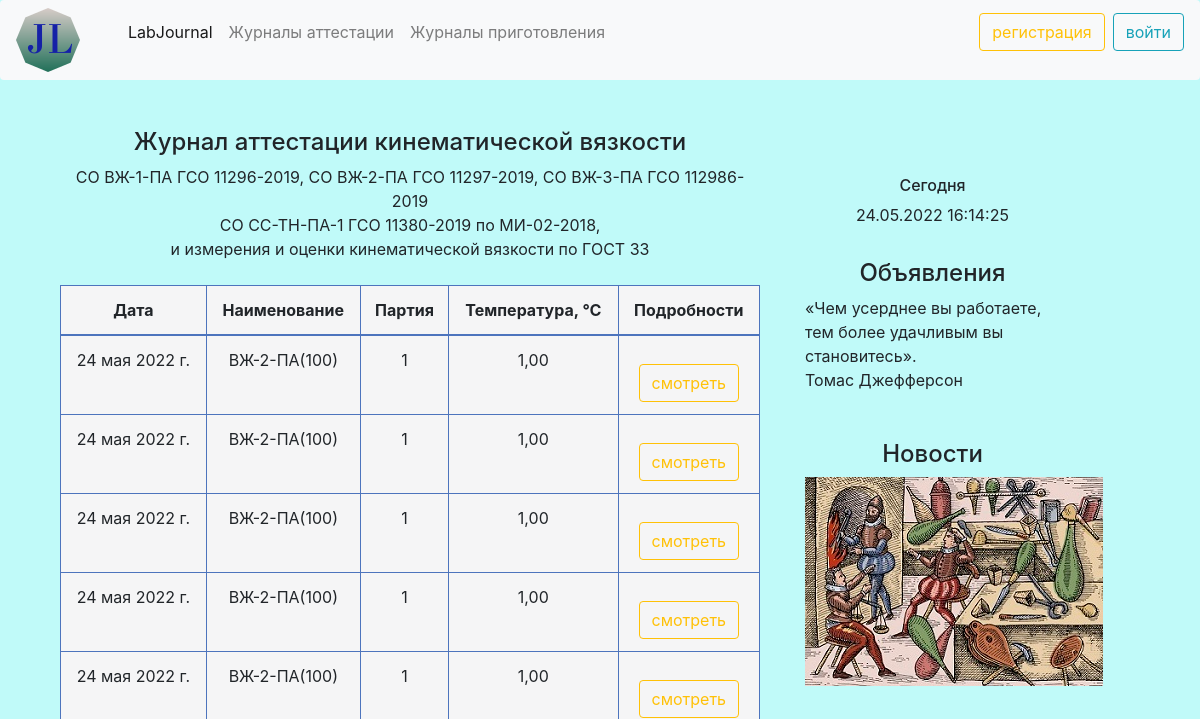
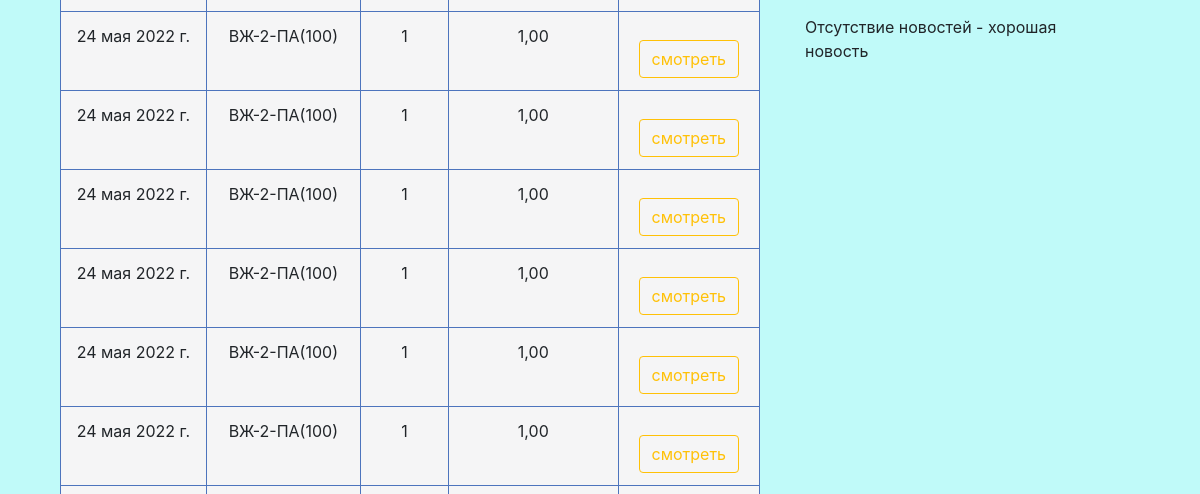
Page /attestationJ/kinematicviscosity/attestation/ (upper part) on the earlier database version (2 pictures, top to bottom).
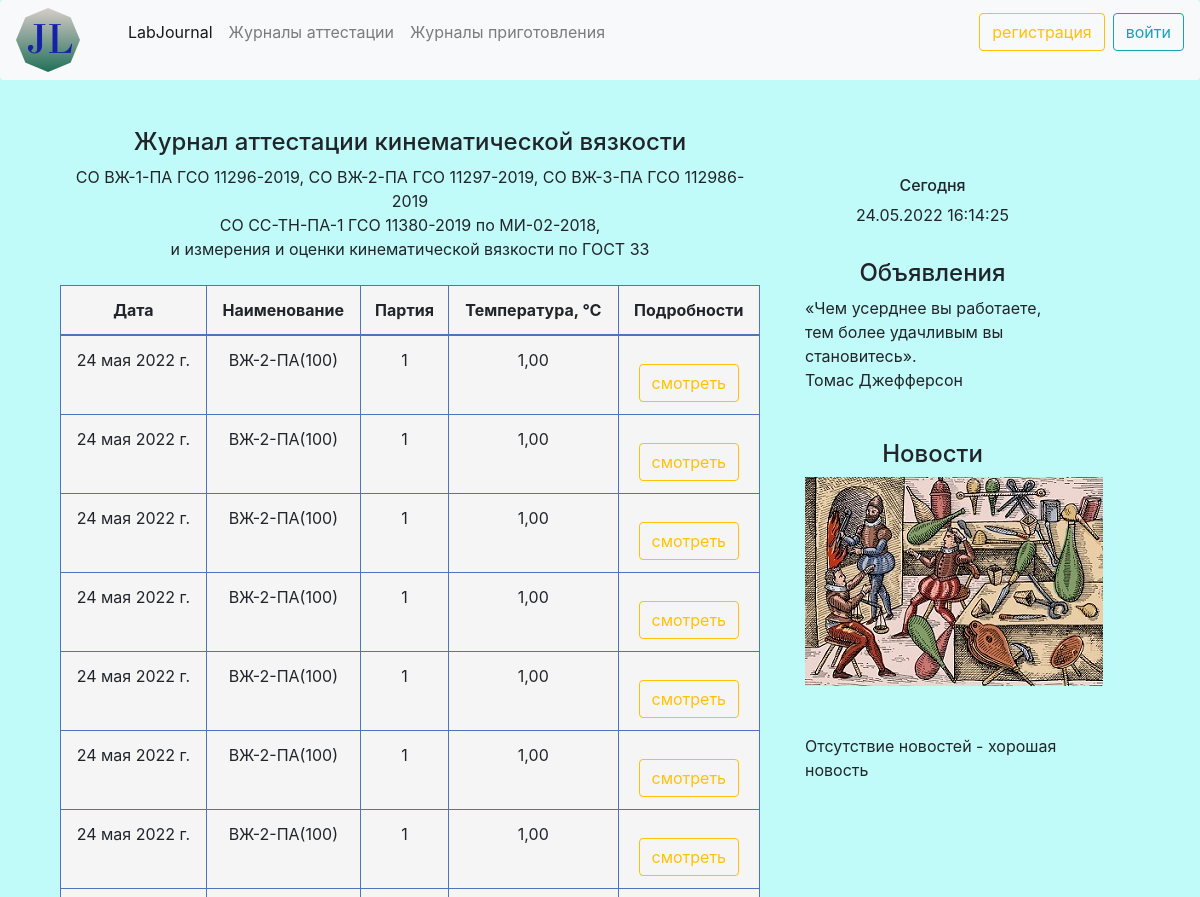
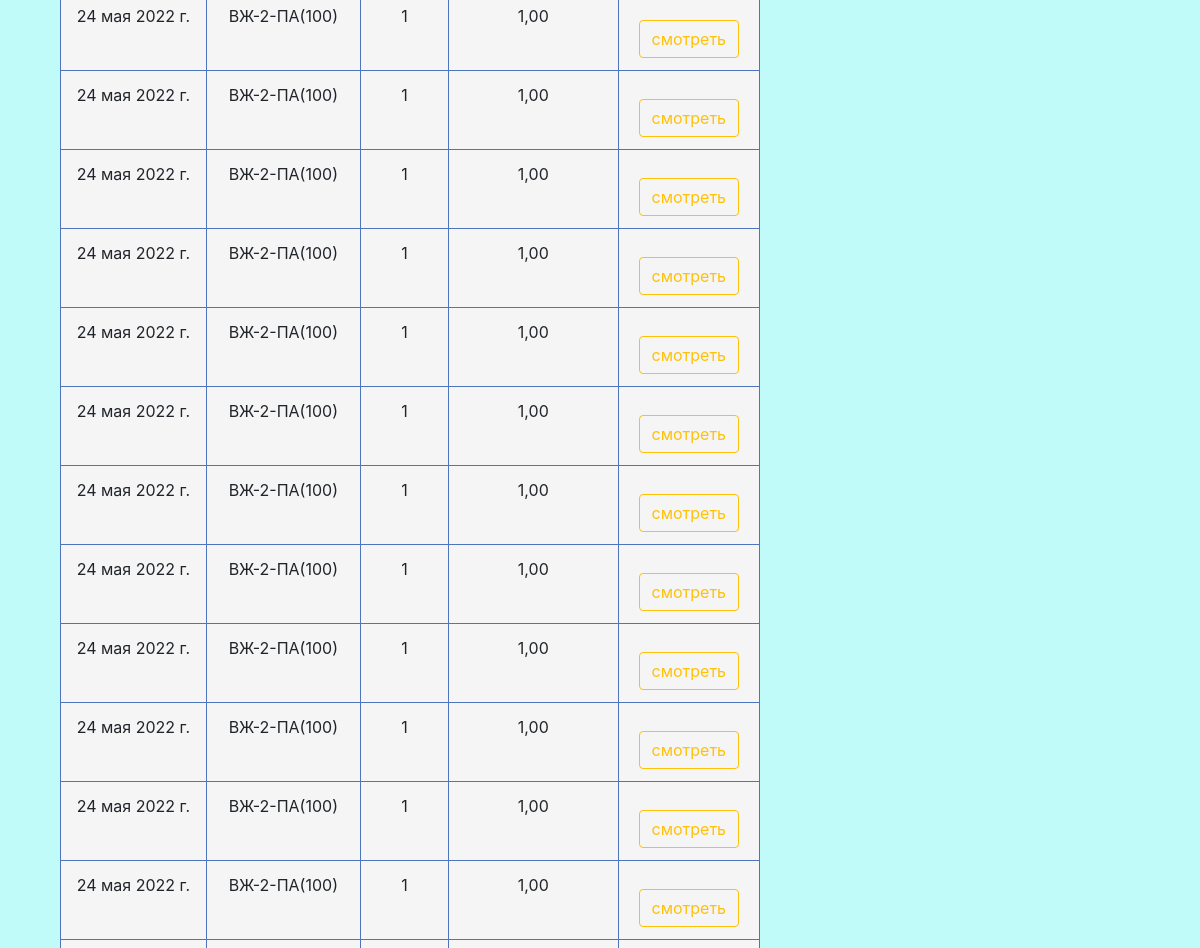
Same page on the later database version (2 pictures, top to bottom).
### kinematicviscosity/models.py (models this page shows, shortened)
class ViscosityMJL(models.Model):
    date = models.DateField('Дата', auto_now_add=True, db_index=True)
    name = models.CharField('Наименование', max_length=100, default='0')
    lot = models.CharField('Партия', max_length=100)
    ndocumentoptional = (('ГОСТ 33', 'ГОСТ 33'),
                         ('МИ-01', 'МИ-01'),
                         ('оценка', 'оценка вязкости'))
    ndocument = models.CharField('Метод испытаний', max_length=100, choices=ndocumentoptional, default='МИ-01')
    temperature = models.DecimalField('Температура, ℃', max_digits=5, decimal_places=2, default='0')
    termostatition = models.BooleanField(verbose_name='Термостатировано не менее 20 минут', blank=True)
    temperatureCheck = models.BooleanField(verbose_name='Температура контролируется внешним поверенным термометром', blank=True)
    termometer = models.CharField('Внутренний номер термометра', max_length=10, default='0')
    ViscosimeterNumber1 = models.CharField('Заводской номер вискозиметра № 1', max_length=10, default='0')
    Konstant1 = models.DecimalField('Константа вискозиметра № 1', max_digits=7, decimal_places=6, default='0')
    ViscosimeterNumber2 = models.CharField('Заводской номер вискозиметра № 2', max_length=10, default='0')
    Konstant2 = models.DecimalField('Константа вискозиметра № 2', max_digits=7, decimal_places=6, default='0')
    plustimeminK1T1 = models.DecimalField('Время истечения K1T1, + мин', max_digits=3, decimal_places=0, null=True)
    plustimesekK1T1 = models.DecimalField('Время истечения K1T1, + cек', max_digits=5, decimal_places=2, null=True)
    plustimeminK1T2 = models.DecimalField('Время истечения K1T2, + мин', max_digits=3, decimal_places=0, null=True)
    plustimesekK1T2 = models.DecimalField('Время истечения K1T2, + cек', max_digits=5, decimal_places=2, null=True)
    plustimeminK2T1 = models.DecimalField('Время истечения K2T1, + мин', max_digits=3, decimal_places=0, null=True)
    plustimesekK2T1 = models.DecimalField('Время истечения K2T1, + cек', max_digits=5, decimal_places=2, null=True)
    plustimeminK2T2 = models.DecimalField('Время истечения K2T2, + мин', max_digits=3, decimal_places=0, null=True)
    plustimesekK2T2 = models.DecimalField('Время истечения K2T2, + cек', max_digits=5, decimal_places=2, null=True)
    performer = models.ForeignKey(User, on_delete=models.CASCADE)
    timeK1T1_sec = models.DecimalField('Время истечения K1T1, в секундах', max_digits=7, decimal_places=2, default=0.00, null=True)
    timeK1T2_sec = models.DecimalField('Время истечения K1T2, в секундах', max_digits=7, decimal_places=2, default=0.00, null=True)
    timeK2T1_sec = models.DecimalField('Время истечения K2T1, в секундах', max_digits=7, decimal_places=2, default=0.00, null=True)
    timeK2T2_sec = models.DecimalField('Время истечения K2T2, в секундах', max_digits=7, decimal_places=2, default=0.0, null=True)
    timeK1_avg = models.DecimalField('Время истечения среднее 1, в секундах', max_digits=7, decimal_places=2, default=0.00, null=True)
    timeK2_avg = models.DecimalField('Время истечения среднее 2, в секундах', max_digits=7, decimal_places=2, default=0.00, null=True)
    viscosity1 = models.DecimalField('Вязкость кинематическая 1', max_digits=20, decimal_places=7, default=0.0000000, null=True)
    viscosity2 = models.DecimalField('Вязкость кинематическая 2', max_digits=20, decimal_places=7, default=0.0000000, null=True)
    viscosityAVG = models.DecimalField('Вязкость кинематическая среднее', max_digits=20, decimal_places=7, default=0.0000000, null=True)
    resultMeas = models.CharField('Результат измерений уд/неуд', max_length=100,  default='неудовлетворительно', null=True)
    cause = models.CharField('Причина', max_length=100, default='', null=True)
    delta = models.CharField('Не превышает Δ', max_length=100, null=True)
    termostatition_words = models.CharField('Термостатировано не менее 20 минут - словами', max_length=1, null=True)
    constit = models.CharField(max_length=300, choices=CHOICES, default='Проба содержит октол/нефть', null=True)
    kriteriy = models.DecimalField('Критерий приемлемости измерений', max_digits=2, decimal_places=1, null=True)
    accMeasurement = models.DecimalField('Оценка приемлемости измерений', max_digits=5, decimal_places=1, null=True)
    relerror = models.DecimalField('Относительная  погрешность', max_digits=3, decimal_places=1, null=True, default=0.3)
    abserror = models.FloatField('Абсолютная  погрешность', null=True)
    abserror_text = models.CharField(max_length=300, default='', null=True)
    certifiedValue = models.DecimalField('Аттестованное значение', max_digits=20, decimal_places=10, null=True)
    certifiedValue_text = models.CharField(max_length=300, default='', null=True)
    oldCertifiedValue = models.CharField('Предыдущее аттестованное значение', max_length=300, null=True,  default='')
    deltaOldCertifiedValue = models.DecimalField('Оценка разницы с предыдущим значением',
                                                 max_digits=10, decimal_places=4, null=True)
    deltaOldCertifiedValue_text = models.CharField(max_length=300, default='', null=True)
    resultWarning = models.CharField(max_length=300, default='', null=True)
    class Meta:
        verbose_name = 'Измерение кинематической вязкости'
        verbose_name_plural = 'Измерения кинематической вязкости'

### kinematicviscosity/views.py (the view)
# urls.py: path('kinematicviscosity/attestation/', views.AllKinematicviscosityView.as_view(), name='All'),
class AllKinematicviscosityView(View):
    def get(self, request):
        viscosityobjects = ViscosityMJL.objects.order_by('-date')
        return render(request, 'kinematicviscosity/journal.html', {'viscosityobjects': viscosityobjects})

### kinematicviscosity/templates/kinematicviscosity/journal.html (shortened to what this page needs)
{% extends 'main/base.html' %}
{% block content %}
    <div style="text-align: center;"><h4>Журнал аттестации кинематической вязкости</h4></div>
    <div style="text-align: center;">СО ВЖ-1-ПА ГСО 11296-2019,
        СО ВЖ-2-ПА ГСО 11297-2019, СО ВЖ-3-ПА ГСО 112986-2019</div>
    <div style="text-align: center;">СО СС-ТН-ПА-1 ГСО 11380-2019 по МИ-02-2018,</div>
    <div style="text-align: center;">и измерения и оценки кинематической вязкости по ГОСТ 33</div>
<br>
<table class="table table-bordered">
<thead>
    <tr>
      <th> <div style="text-align: center;"> Дата </div></th>
      <th> <div style="text-align: center;"> Наименование </div></th>
      <th> <div style="text-align: center;"> Партия </div></th>
      <th> <div style="text-align: center;"> Температура, ℃  </div></th>
      <th> <div style="text-align: center;"> Подробности  </div></th>
    </tr>
  </thead>
  <tbody>
{% for obj in viscosityobjects %}
    <tr>
      <td align="center">{{ obj.date }}</td>
      <td align="center"> {{ obj.name }}</td>
      <td align="center"> {{ obj.lot }}</td>
      <td align="center">{{ obj.temperature }}</td>
      <td align="center"><a href="{% url 'Str' obj.id %}"  class="btn btn-outline-warning mt-3">смотреть</a></td>
    </tr>
{% endfor %}
  </tbody>
</table>
{% endblock %}

### main/templates/main/base.html (shortened to what this page needs)
{% extends 'main/superbase.html' %}
{% load static %}
 {% block aside %}
       <aside class="col-md-3">
       <div class="mt-5">
           <div style="text-align: center;"><h6 class="mt-2">Сегодня</h6></div>
<div style="text-align: center;">
           <div id="current_date_time_block"></div>
</div>
           <br>
            <div style="text-align: center;"><h4>Объявления</h4></div>
           <p>«Чем усерднее вы работаете,      тем более удачливым вы становитесь».
               <br> Томас Джефферсон
</p>
           <br>
           <div style="text-align: center;"><h4 class="mt-2">Новости</h4></div>
           <div style="text-align: center;">
               <img  src="{% static 'main/img/5.jpg' %}" class="img_thumbnail" alt="текст">
               </div>
           <br><br>
           <p>Отсутствие новостей - хорошая новость</p>
   </div>
       </aside>
{% endblock %}

### main/templates/main/superbase.html (shortened to what this page needs)
{% load static %}
<!doctype html>
<html lang="ru">
<head>
    <link rel="stylesheet"    href="https://stackpath.bootstrapcdn.com/bootstrap/4.5.0/css/bootstrap.min.css">
    <link rel="stylesheet" type="text/css" href=" {% static 'main/css/main.css' %}">
</head>
<body>
<nav class="navbar navbar-expand-lg navbar-light bg-light rounded" aria-label="Eleventh navbar example">
    <a href="/"><img src="{% static 'main/img/3.png' %}"  alt="Лого"></a>
    <ul class="collapse navbar-collapse" id="navbarsExample09">
        <ul class="navbar-nav mr-auto">
            <li class="nav-item">
                <a class="nav-link active" aria-current="page" href="/">LabJournal</a>
            </li>
            <li class="nav-item">
                <a class="nav-link" href="{% url 'att' %}">Журналы аттестации</a>
            </li>
            <li class="nav-item">
                <a class="nav-link" href="{% url 'prod' %}">Журналы приготовления</a>
            </li>
        </ul>
        {% if not user.is_authenticated %}
        <a href="{% url 'reg' %}" >
            <button class="btn btn-outline-warning">регистрация</button>
        </a>
        <a href="{% url 'user' %}" class="ml-2">
            <button class="btn btn-outline-info">войти</button>
        </a>
        {% endif %}
    </ul>
</nav>
<div class="container mt-5">
    <div class="row">
        <div class="col-md-8">
        <div class="container">
         {% block content %}
           {% endblock %}
        </div>
       </div>
 {% block aside %}
{% endblock %}
    </div>

### main/static/main/css/main.css (style rules this page uses)
body { background: rgba(123, 245, 244, 0.47); }
.table-bordered td, .table-bordered th { border-color: #4d74bd !important; background-color: rgb(245, 245, 246) !important; }

Differences in the rows shown:
added ViscosityMJL: date "24 мая 2022 г.", name "ВЖ-2-ПА(100)", lot "1", temperature "1,00"
added ViscosityMJL: date "24 мая 2022 г.", name "ВЖ-2-ПА(100)", lot "1", temperature "1,00"
added ViscosityMJL: date "24 мая 2022 г.", name "ВЖ-2-ПА(100)", lot "1", temperature "1,00"
added ViscosityMJL: date "24 мая 2022 г.", name "ВЖ-2-ПА(100)", lot "1", temperature "1,00"
added ViscosityMJL: date "24 мая 2022 г.", name "ВЖ-2-ПА(100)", lot "1", temperature "1,00"
added ViscosityMJL: date "24 мая 2022 г.", name "ВЖ-2-ПА(100)", lot "1", temperature "1,00"
added ViscosityMJL: date "24 мая 2022 г.", name "ВЖ-2-ПА(100)", lot "1", temperature "1,00"
added ViscosityMJL: date "24 мая 2022 г.", name "ВЖ-2-ПА(100)", lot "1", temperature "1,00"
